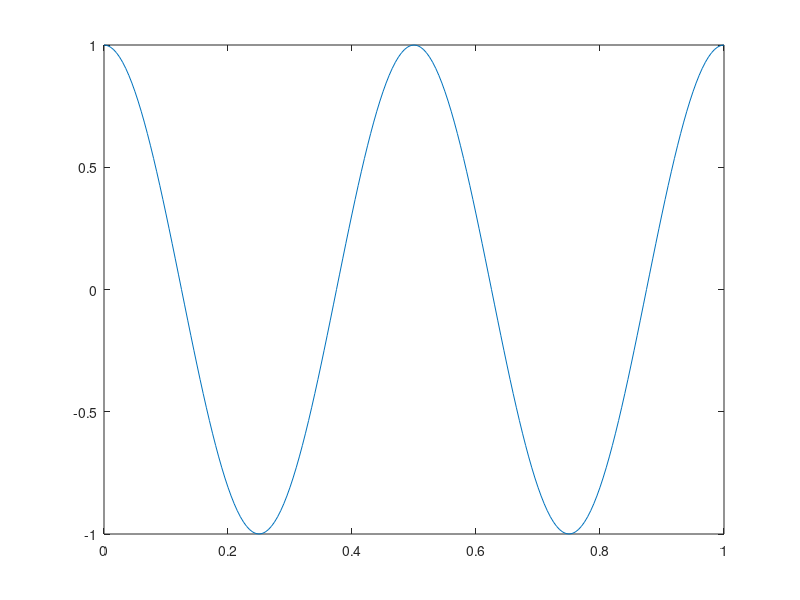
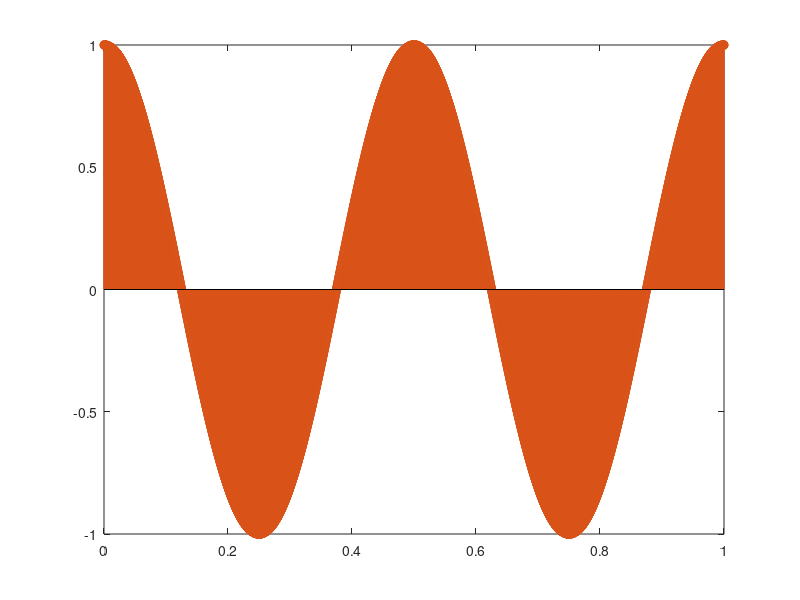

These figures' MATLAB source, in order: (Note: this script raises an error after producing the figures.)
%% Generate the sine wave with Amplitude=1 V and Freq=2 Hz
fm=2;                             %%Frequency of sinusoid
t=0:1/(100*fm):2/fm;              %%time index with two cycles
input_signal=cos(2*pi*fm*t);
figure
plot(t,input_signal)
 
%%sampling the input signal at fs=4000 Hz
fs=4e3;                           %% sampling rate
ts=0:1/fs:2/fm;                   %%time index
sampled_signal=cos(2*pi*fm*ts);
 
figure
plot(t,input_signal);             %%plotting the input signal
hold on;
stem(ts,sampled_signal);          %%plotting the generated signal

%%Quantization process
n=3;                               %%try n= 4 , 5, 10 
m=(2*n)+1;
a=double(fi(sampled_signal,1,m,n));       
quantized_signal=a;            %%quantized signal                    
figure
plot(quantized_signal);

%%converting the quantized signal to binary
object=fi(quantized_signal,1,5,2);
binary_bits=object.bin                       %%binary representation sequence

%%mean square error calculations
N=length(sampled_signal);
sum=0;
for i=1:length(sampled_signal)
    sum=sum+(1/N)*((quantized_signal(i)-sampled_signal(i)).^2);
end
MSE=sum                                     %%mean square error
